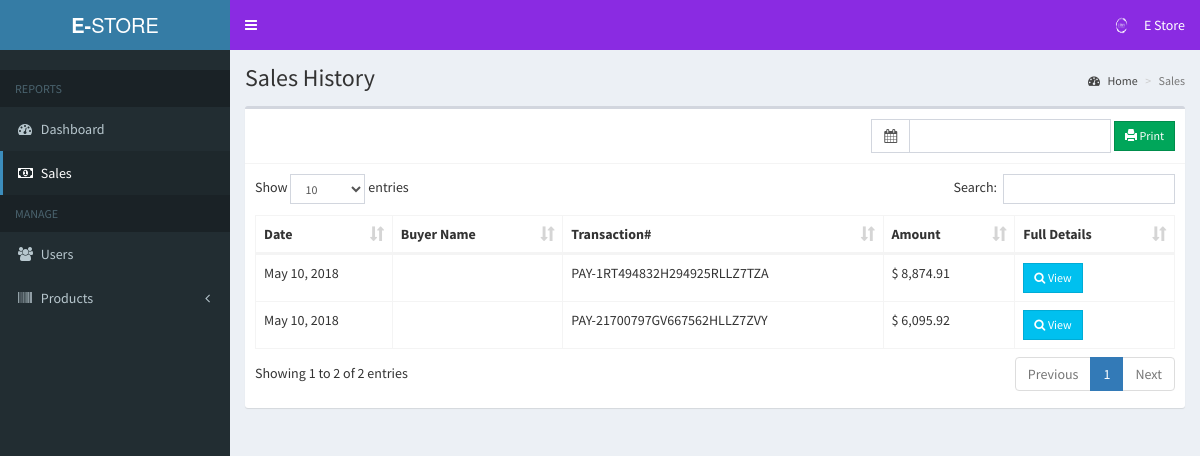
The page /admin/sales.php (signed in) on the database its author committed.
### tables this page shows
CREATE TABLE `users` (
  `id` int(11) NOT NULL,
  `email` varchar(200) NOT NULL,
  `password` varchar(60) NOT NULL,
  `type` int(1) NOT NULL,
  `firstname` varchar(50) NOT NULL,
  `lastname` varchar(50) NOT NULL,
  `address` text NOT NULL,
  `contact_info` varchar(100) NOT NULL,
  `photo` varchar(200) NOT NULL,
  `status` int(1) NOT NULL,
  `activate_code` varchar(15) NOT NULL,
  `reset_code` varchar(15) NOT NULL,
  `created_on` date NOT NULL
);

CREATE TABLE `sales` (
  `id` int(11) NOT NULL,
  `user_id` int(11) NOT NULL,
  `pay_id` varchar(50) NOT NULL,
  `sales_date` date NOT NULL
);

### admin/includes/session.php (called while the page is built, shortened)
<?php
	include '../includes/conn.php';
	$conn = $pdo->open();
	$stmt = $conn->prepare("SELECT * FROM users WHERE id=:id");
	$stmt->execute(['id'=>$_SESSION['admin']]);
	$admin = $stmt->fetch();
?>

### admin/sales.php (the view, shortened to what this page needs)
<?php include 'includes/session.php'; ?>
<?php include 'includes/header.php'; ?>
<body class="hold-transition skin-blue sidebar-mini">
<div class="wrapper">
  <?php include 'includes/navbar.php'; ?>
  <?php include 'includes/menubar.php'; ?>
  <div class="content-wrapper">
    <section class="content-header">
      <h1>
        Sales History
      </h1>
      <ol class="breadcrumb">
        <li><a href="#"><i class="fa fa-dashboard"></i> Home</a></li>
        <li class="active">Sales</li>
      </ol>
    </section>
    <section class="content">
      <div class="row">
        <div class="col-xs-12">
          <div class="box">
            <div class="box-header with-border">
              <div class="pull-right">
                <form method="POST" class="form-inline" action="sales_print.php">
                  <div class="input-group">
                    <div class="input-group-addon">
                      <i class="fa fa-calendar"></i>
                    </div>
                    <input type="text" class="form-control pull-right col-sm-8" id="reservation" name="date_range">
                  </div>
                  <button type="submit" class="btn btn-success btn-sm btn-flat" name="print"><span class="glyphicon glyphicon-print"></span> Print</button>
                </form>
              </div>
            </div>
            <div class="box-body">
              <table id="example1" class="table table-bordered">
                <thead>
                  <th>Date</th>
                  <th>Buyer Name</th>
                  <th>Transaction#</th>
                  <th>Amount</th>
                  <th>Full Details</th>
                </thead>
                <tbody>
                  <?php
                    $conn = $pdo->open();
                    try{
                      $stmt = $conn->prepare("SELECT *, sales.id AS salesid FROM sales LEFT JOIN users ON users.id=sales.user_id ORDER BY sales_date DESC");
                      $stmt->execute();
                      foreach($stmt as $row){
                        $stmt = $conn->prepare("SELECT * FROM details LEFT JOIN products ON products.id=details.product_id WHERE details.sales_id=:id");
                        $stmt->execute(['id'=>$row['salesid']]);
                        $total = 0;
                        foreach($stmt as $details){
                          $subtotal = $details['price']*$details['quantity'];
                          $total += $subtotal;
                        }
                        echo "
                          <tr>
                            <td class='hidden'></td>
                            <td>".date('M d, Y', strtotime($row['sales_date']))."</td>
                            <td>".$row['firstname'].' '.$row['lastname']."</td>
                            <td>".$row['pay_id']."</td>
                            <td>&#36; ".number_format($total, 2)."</td>
                            <td><button type='button' class='btn btn-info btn-sm btn-flat transact' data-id='".$row['salesid']."'><i class='fa fa-search'></i> View</button></td>
                          </tr>
                        ";
                      }
                    }
                    catch(PDOException $e){
                      echo $e->getMessage();
                    }
                  ?>
                </tbody>
              </table>
            </div>
          </div>
        </div>
      </div>
    </section>
  </div>
</div>
</body>
</html>

### admin/includes/navbar.php (shortened to what this page needs)
<header class="main-header">
  <a href="#" class="logo">
    <span class="logo-lg"><b>E-</b>STORE</span>
  </a>
  <nav class="navbar navbar-static-top">
    <a href="#" class="sidebar-toggle" data-toggle="push-menu" role="button">
    </a>
    <div class="navbar-custom-menu">
      <ul class="nav navbar-nav">
        <li class="dropdown user user-menu">
          <a href="#" class="dropdown-toggle" data-toggle="dropdown">
            <img src="<?php echo (!empty($admin['photo'])) ? '../images/'.$admin['photo'] : '../images/profile.jpg'; ?>" class="user-image" alt="User Image">
            <span class="hidden-xs"><?php echo $admin['firstname'].' '.$admin['lastname']; ?></span>
          </a>
        </li>
      </ul>
    </div>
  </nav>
</header>

### rows shown on the page
users: photo (picture), firstname "E", lastname "Store"
sales: sales_date "May 10, 2018", pay "PAY-1RT494832H294925RLLZ7TZA", total "8,874.91"
sales: sales_date "May 10, 2018", pay "PAY-21700797GV667562HLLZ7ZVY", total "6,095.92"
